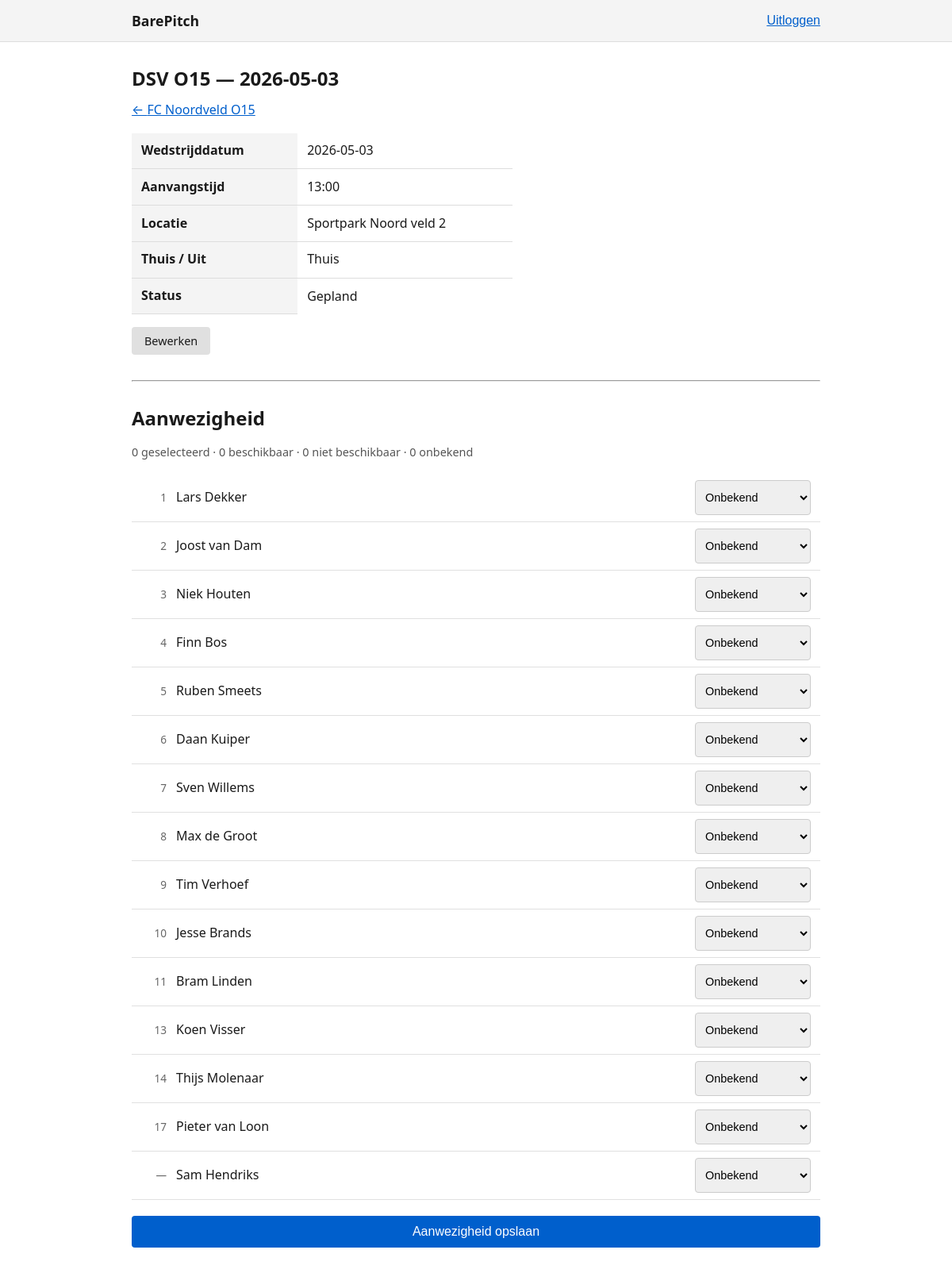
Screenshot of /match.php?id=10&team_id=1 (signed in) with the database file from the repository.
### tables this page shows
CREATE TABLE matches (
    id INT UNSIGNED AUTO_INCREMENT PRIMARY KEY,
    team_id INT UNSIGNED NOT NULL,
    opponent_name VARCHAR(100) NOT NULL,
    match_date DATE NOT NULL,
    kickoff_time TIME NULL,
    location VARCHAR(150) NULL,
    home_away ENUM('home', 'away', 'neutral') NULL,
    status ENUM('planned', 'completed', 'archived') NOT NULL DEFAULT 'planned',
    created_at DATETIME NOT NULL DEFAULT CURRENT_TIMESTAMP,
    updated_at DATETIME NULL,
    deleted_at DATETIME NULL,

    CONSTRAINT fk_matches_team
        FOREIGN KEY (team_id)
        REFERENCES teams(id)
        ON DELETE CASCADE,

    INDEX idx_matches_team_id (team_id),
    INDEX idx_matches_match_date (match_date),
    INDEX idx_matches_status (status)
);

CREATE TABLE teams (
    id INT UNSIGNED AUTO_INCREMENT PRIMARY KEY,
    user_id INT UNSIGNED NOT NULL,
    name VARCHAR(100) NOT NULL,
    season VARCHAR(20) NULL,
    status ENUM('active', 'archived') NOT NULL DEFAULT 'active',
    created_at DATETIME NOT NULL DEFAULT CURRENT_TIMESTAMP,
    updated_at DATETIME NULL,
    deleted_at DATETIME NULL,

    CONSTRAINT fk_teams_user
        FOREIGN KEY (user_id)
        REFERENCES users(id)
        ON DELETE CASCADE,

    INDEX idx_teams_user_id (user_id),
    INDEX idx_teams_status (status)
);

CREATE TABLE players (
    id INT UNSIGNED AUTO_INCREMENT PRIMARY KEY,
    team_id INT UNSIGNED NOT NULL,
    display_name VARCHAR(100) NOT NULL,
    shirt_number TINYINT UNSIGNED NULL,
    status ENUM('active', 'inactive') NOT NULL DEFAULT 'active',
    created_at DATETIME NOT NULL DEFAULT CURRENT_TIMESTAMP,
    updated_at DATETIME NULL ON UPDATE CURRENT_TIMESTAMP,
    deleted_at DATETIME NULL,

    CONSTRAINT fk_players_team
        FOREIGN KEY (team_id)
        REFERENCES teams(id)
        ON DELETE CASCADE,

    INDEX idx_players_team_id (team_id),
    INDEX idx_players_status (status),
    INDEX idx_players_shirt_number (shirt_number)
);

### app/helpers/view.php (called while the page is built, shortened)
<?php
function e(string $value): string
{
    return htmlspecialchars($value, ENT_QUOTES, 'UTF-8');
}
function render(string $view, array $data = []): void
{
    $path = dirname(__DIR__, 1) . '/views/' . $view . '.php';
    extract($data, EXTR_SKIP);
    include $path;
}

### public/match.php (called while the page is built, shortened)
<?php
require_once __DIR__ . '/../app/models/TeamModel.php';
require_once __DIR__ . '/../app/models/MatchModel.php';
require_once __DIR__ . '/../app/models/AttendanceModel.php';
$rawId     = $_GET['id'] ?? '';
$rawTeamId = $_GET['team_id'] ?? '';
$matchId = filter_var($rawId, FILTER_VALIDATE_INT, ['options' => ['min_range' => 1]]);
$teamId  = filter_var($rawTeamId, FILTER_VALIDATE_INT, ['options' => ['min_range' => 1]]);
$team = (new TeamModel())->findForUser((int) $teamId, currentUserId());
$matchModel = new MatchModel();
$match = $matchModel->findForTeam((int) $matchId, (int) $teamId, currentUserId());
$attendanceModel = new AttendanceModel();
render('matches/detail', [
    'team'    => $team,
    'match'   => $match,
    'players' => $attendanceModel->findForMatch((int) $matchId, (int) $teamId, currentUserId()),
    'summary' => $attendanceModel->getStatusSummary((int) $matchId),
    'flash'   => getFlash(),
]);

### app/config/database.php (called while the page is built, shortened)
<?php
function getPdo(): PDO
{
    return $GLOBALS['_pdo'];
}

### app/helpers/auth.php (called while the page is built, shortened)
<?php
function currentUserId(): ?int
{
    return isset($_SESSION['user_id']) ? (int) $_SESSION['user_id'] : null;
}

### app/models/MatchModel.php (called while the page is built, shortened)
<?php
class MatchModel
{
    private PDO $pdo;
    public function __construct()
    {
        $this->pdo = getPdo();
    }
    public function findForTeam(int $matchId, int $teamId, int $userId): ?array
    {
        $stmt = $this->pdo->prepare(
            'SELECT m.*
             FROM matches m
             JOIN teams t ON t.id = m.team_id
             WHERE m.id = ?
               AND m.team_id = ?
               AND t.user_id = ?
               AND m.deleted_at IS NULL
             LIMIT 1'
        );
        $stmt->execute([$matchId, $teamId, $userId]);
        $row = $stmt->fetch();
        return $row !== false ? $row : null;
    }
}

### app/models/TeamModel.php (called while the page is built, shortened)
<?php
class TeamModel
{
    private PDO $pdo;
    public function __construct()
    {
        $this->pdo = getPdo();
    }
    public function findForUser(int $teamId, int $userId): ?array
    {
        $stmt = $this->pdo->prepare(
            'SELECT * FROM teams
             WHERE id = ? AND user_id = ? AND deleted_at IS NULL
             LIMIT 1'
        );
        $stmt->execute([$teamId, $userId]);
        $row = $stmt->fetch();
        return $row !== false ? $row : null;
    }
}

### app/helpers/lang.php (called while the page is built, shortened)
<?php
function __lang_strings(): array
{
    static $strings = null;
    if ($strings === null) {
        $locale = getenv('APP_LANG') ?: 'en';
        $file   = dirname(__DIR__, 2) . "/lang/{$locale}.php";
        $strings = require $file;
    }
    return $strings;
}
function __(string $key, array $replace = []): string
{
    $strings = __lang_strings();
    $value   = $strings[$key] ?? $key;
    foreach ($replace as $placeholder => $replacement) {
        $value = str_replace(':' . $placeholder, $replacement, $value);
    }
    return $value;
}

### app/models/AttendanceModel.php (called while the page is built, shortened)
<?php
class AttendanceModel
{
    private PDO $pdo;
    public function __construct()
    {
        $this->pdo = getPdo();
    }
    public function findForMatch(int $matchId, int $teamId, int $userId): array
    {
        $stmt = $this->pdo->prepare(
            'SELECT
                 p.id,
                 p.display_name,
                 p.shirt_number,
                 COALESCE(mp.status, \'unknown\') AS match_status
             FROM players p
             LEFT JOIN match_players mp
                 ON mp.player_id = p.id
                 AND mp.match_id = ?
             WHERE p.team_id = ?
               AND p.status = \'active\'
               AND p.deleted_at IS NULL
             ORDER BY p.shirt_number IS NULL ASC, p.shirt_number ASC, p.display_name ASC'
        );
        $stmt->execute([$matchId, $teamId]);
        return $stmt->fetchAll();
    }
    public function getStatusSummary(int $matchId): array
    {
        $summary = ['unknown' => 0, 'available' => 0, 'unavailable' => 0, 'selected' => 0];
        return $summary;
    }
}

### app/views/matches/detail.php (the view, shortened to what this page needs)
<?php include dirname(__DIR__) . '/layouts/header.php'; ?>
<section>
    <h1><?= e($match['opponent_name']) ?> — <?= e($match['match_date']) ?></h1>
    <p><a href="/matches.php?team_id=<?= e((string) $team['id']) ?>">&larr; <?= e($team['name']) ?></a></p>
    <table class="table" style="max-width:480px;margin-bottom:1rem;">
        <tbody>
            <tr>
                <th><?= e(__('matches.date')) ?></th>
                <td><?= e($match['match_date']) ?></td>
            </tr>
            <?php if ($match['kickoff_time'] !== null): ?>
            <tr>
                <th><?= e(__('matches.kickoff')) ?></th>
                <td><?= e(substr($match['kickoff_time'], 0, 5)) ?></td>
            </tr>
            <?php endif; ?>
            <?php if ($match['location'] !== null): ?>
            <tr>
                <th><?= e(__('matches.location')) ?></th>
                <td><?= e($match['location']) ?></td>
            </tr>
            <?php endif; ?>
            <?php if ($match['home_away'] !== null): ?>
            <tr>
                <th><?= e(__('matches.home_away')) ?></th>
                <td><?= e(__('matches.' . $match['home_away'])) ?></td>
            </tr>
            <?php endif; ?>
            <tr>
                <th><?= e(__('matches.status')) ?></th>
                <td><?= e(__('matches.status.' . $match['status'])) ?></td>
            </tr>
        </tbody>
    </table>
    <p>
        <a href="/match_edit.php?id=<?= e((string) $match['id']) ?>&team_id=<?= e((string) $team['id']) ?>" class="btn btn-secondary"><?= e(__('general.edit')) ?></a>
    </p>
    <hr style="margin:2rem 0;">
    <h2><?= e(__('attendance.title')) ?></h2>
    <?php if (empty($players)): ?>
        <p><?= e(__('attendance.no_players')) ?></p>
    <?php else: ?>
        <p class="attendance-summary">
            <?= e(__('attendance.summary', [
                'selected'   => (string) $summary['selected'],
                'available'  => (string) $summary['available'],
                'unavailable'=> (string) $summary['unavailable'],
                'unknown'    => (string) $summary['unknown'],
            ])) ?>
        </p>
        <form method="POST" action="/match.php?id=<?= e((string) $match['id']) ?>&team_id=<?= e((string) $team['id']) ?>">
            <?php foreach ($players as $player): ?>
            <?php $isSelected = $player['match_status'] === 'selected'; ?>
            <div class="attendance-row<?= $isSelected ? ' attendance-row--selected' : '' ?>"
                 data-player-id="<?= e((string) $player['id']) ?>">
                <span class="attendance-shirt"><?= $player['shirt_number'] !== null ? e((string) $player['shirt_number']) : '—' ?></span>
                <span class="attendance-name"><?= e($player['display_name']) ?></span>
                <select class="attendance-status" name="statuses[<?= e((string) $player['id']) ?>]">
                    <option value="unknown"<?= $player['match_status'] === 'unknown' ? ' selected' : '' ?>><?= e(__('attendance.status.unknown')) ?></option>
                </select>
            </div>
            <?php endforeach; ?>
            <button type="submit" class="btn btn-primary attendance-save"><?= e(__('attendance.save')) ?></button>
        </form>
    <?php endif; ?>
</section>
<?php include dirname(__DIR__) . '/layouts/footer.php'; ?>

### public/assets/css/base.css (style rules this page uses)
*, *::before, *::after { box-sizing: border-box; }
html { font-size: 100%; }
body { margin: 0; font-family: system-ui, -apple-system, sans-serif; font-size: 1rem; line-height: 1.6; color: #1a1a1a; background: #fff; }
a { color: #005fcc; }
h1, h2, h3 { line-height: 1.2; margin: 0 0 0.75rem; }
p { margin: 0 0 1rem; }
button[type="submit"] { padding: 0.5rem 1.25rem; font-size: 1rem; cursor: pointer; background: #005fcc; color: #fff; border: none; border-radius: 4px; }

### public/assets/css/components.css (style rules this page uses)
.table { width: 100%; border-collapse: collapse; margin-bottom: 1.5rem; }
.table th, .table td { padding: 0.6rem 0.75rem; text-align: left; border-bottom: 1px solid #ddd; }
.table th { font-weight: 600; background: #f4f4f4; }
.table tr:last-child td { border-bottom: none; }
.btn { display: inline-block; padding: 0.4rem 1rem; font-size: 0.9rem; border-radius: 4px; border: none; cursor: pointer; text-decoration: none; line-height: 1.5; }
.btn-primary { background: #005fcc; color: #fff; }
.btn-secondary { background: #e0e0e0; color: #1a1a1a; }
.attendance-row { display: flex; align-items: center; gap: 0.75rem; padding: 0.5rem 0.75rem; border-bottom: 1px solid #e0e0e0; min-height: 44px; }
.attendance-shirt { width: 2rem; text-align: right; color: #666; font-size: 0.85rem; flex-shrink: 0; }
.attendance-name { flex: 1; }
.attendance-status { min-height: 44px; padding: 0.4rem 0.5rem; border: 1px solid #ccc; border-radius: 4px; font-size: 0.9rem; flex-shrink: 0; }
.attendance-summary { font-size: 0.9rem; color: #555; margin: 1rem 0; }
.attendance-save { display: block; width: 100%; margin-top: 1.25rem; padding: 0.85rem 1rem; font-size: 1rem; text-align: center; }

### rows the page displays
matches: opponent_name "DSV O15", match_date "2026-05-03", kickoff_time "13:00", location "Sportpark Noord veld 2", home_away "Thuis", status "Gepland"
teams: name "FC Noordveld O15"
players: shirt_number "1", display_name "Lars Dekker", id "Onbekend"
players: shirt_number "2", display_name "Joost van Dam", id "Onbekend"
players: shirt_number "3", display_name "Niek Houten", id "Onbekend"
players: shirt_number "4", display_name "Finn Bos", id "Onbekend"
players: shirt_number "5", display_name "Ruben Smeets", id "Onbekend"
players: shirt_number "6", display_name "Daan Kuiper", id "Onbekend"
players: shirt_number "7", display_name "Sven Willems", id "Onbekend"
players: shirt_number "8", display_name "Max de Groot", id "Onbekend"
players: shirt_number "9", display_name "Tim Verhoef", id "Onbekend"
players: shirt_number "10", display_name "Jesse Brands", id "Onbekend"
players: shirt_number "11", display_name "Bram Linden", id "Onbekend"
players: shirt_number "13", display_name "Koen Visser", id "Onbekend"
players: shirt_number "14", display_name "Thijs Molenaar", id "Onbekend"
players: shirt_number "17", display_name "Pieter van Loon", id "Onbekend"
players: display_name "Sam Hendriks", id "Onbekend"

### other values shown
__('auth.logout') "Uitloggen"
__('matches.date') "Wedstrijddatum"
__('matches.kickoff') "Aanvangstijd"
__('matches.location') "Locatie"
__('matches.home_away') "Thuis / Uit"
__('matches.status') "Status"
__('general.edit') "Bewerken"
__('attendance.title') "Aanwezigheid"
__('attendance.save') "Aanwezigheid opslaan"
